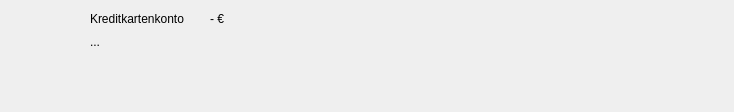
<?xml version="1.0" encoding="UTF-8"?>
<ui version="4.0">
 <class>UiAccountWidgetItem</class>
 <widget class="QWidget" name="UiAccountWidgetItem">
  <property name="geometry">
   <rect>
    <x>0</x>
    <y>0</y>
    <width>734</width>
    <height>112</height>
   </rect>
  </property>
  <property name="minimumSize">
   <size>
    <width>350</width>
    <height>60</height>
   </size>
  </property>
  <widget class="QLabel" name="labelLogo">
   <property name="geometry">
    <rect>
     <x>9</x>
     <y>13</y>
     <width>44</width>
     <height>33</height>
    </rect>
   </property>
   <property name="sizePolicy">
    <sizepolicy hsizetype="Fixed" vsizetype="Fixed">
     <horstretch>0</horstretch>
     <verstretch>0</verstretch>
    </sizepolicy>
   </property>
   <property name="minimumSize">
    <size>
     <width>44</width>
     <height>33</height>
    </size>
   </property>
   <property name="text">
    <string/>
   </property>
  </widget>
  <widget class="QPushButton" name="pushButton">
   <property name="geometry">
    <rect>
     <x>270</x>
     <y>10</y>
     <width>21</width>
     <height>24</height>
    </rect>
   </property>
   <property name="text">
    <string/>
   </property>
   <property name="flat">
    <bool>true</bool>
   </property>
  </widget>
  <widget class="QWidget" name="layoutWidget">
   <property name="geometry">
    <rect>
     <x>90</x>
     <y>10</y>
     <width>134</width>
     <height>40</height>
    </rect>
   </property>
   <layout class="QGridLayout" name="gridLayout">
    <item row="0" column="0">
     <widget class="QLabel" name="labelName">
      <property name="text">
       <string>Kreditkartenkonto</string>
      </property>
     </widget>
    </item>
    <item row="0" column="1">
     <widget class="QLabel" name="labelBalance">
      <property name="text">
       <string>- €</string>
      </property>
      <property name="alignment">
       <set>Qt::AlignRight|Qt::AlignTrailing|Qt::AlignVCenter</set>
      </property>
     </widget>
    </item>
    <item row="1" column="0" colspan="2">
     <widget class="QLabel" name="labelType">
      <property name="text">
       <string>...</string>
      </property>
     </widget>
    </item>
   </layout>
  </widget>
 </widget>
 <resources/>
 <connections/>
</ui>
